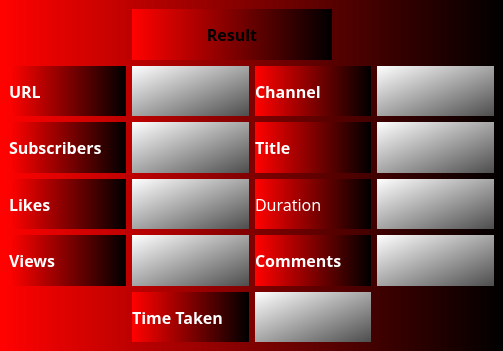
<?xml version="1.0" encoding="UTF-8"?>
<ui version="4.0">
 <class>MainWindow</class>
 <widget class="QMainWindow" name="MainWindow">
  <property name="geometry">
   <rect>
    <x>0</x>
    <y>0</y>
    <width>503</width>
    <height>351</height>
   </rect>
  </property>
  <property name="minimumSize">
   <size>
    <width>100</width>
    <height>200</height>
   </size>
  </property>
  <property name="font">
   <font>
    <family>JetBrains Mono NL SemiBold</family>
    <pointsize>12</pointsize>
    <weight>75</weight>
    <bold>true</bold>
   </font>
  </property>
  <property name="windowTitle">
   <string>TubeHarvest</string>
  </property>
  <property name="autoFillBackground">
   <bool>false</bool>
  </property>
  <property name="styleSheet">
   <string notr="true">background-color: qlineargradient(spread:pad, x1:0, y1:0, x2:1, y2:0, stop:0 rgba(255, 2, 0, 255), stop:1 rgba(0, 0, 0, 255));</string>
  </property>
  <property name="dockNestingEnabled">
   <bool>false</bool>
  </property>
  <widget class="QWidget" name="centralwidget">
   <layout class="QGridLayout" name="gridLayout">
    <item row="4" column="0">
     <widget class="QLabel" name="label_10">
      <property name="font">
       <font>
        <family>JetBrains Mono NL SemiBold</family>
        <pointsize>12</pointsize>
        <weight>75</weight>
        <bold>true</bold>
       </font>
      </property>
      <property name="styleSheet">
       <string notr="true">color: rgb(255, 255, 255);
</string>
      </property>
      <property name="text">
       <string>Views</string>
      </property>
     </widget>
    </item>
    <item row="3" column="2">
     <widget class="QLabel" name="label_12">
      <property name="font">
       <font>
        <family>JetBrains Mono NL SemiBold</family>
        <pointsize>12</pointsize>
        <weight>7</weight>
        <italic>false</italic>
        <bold>false</bold>
       </font>
      </property>
      <property name="styleSheet">
       <string notr="true">font: 63 12pt &quot;JetBrains Mono NL SemiBold&quot;;
color: rgb(255, 255, 255);</string>
      </property>
      <property name="text">
       <string>Duration</string>
      </property>
     </widget>
    </item>
    <item row="4" column="2">
     <widget class="QLabel" name="label_15">
      <property name="font">
       <font>
        <family>JetBrains Mono NL SemiBold</family>
        <pointsize>12</pointsize>
        <weight>75</weight>
        <bold>true</bold>
       </font>
      </property>
      <property name="styleSheet">
       <string notr="true">color: rgb(255, 255, 255);</string>
      </property>
      <property name="text">
       <string>Comments</string>
      </property>
     </widget>
    </item>
    <item row="2" column="2">
     <widget class="QLabel" name="label_4">
      <property name="font">
       <font>
        <family>JetBrains Mono NL SemiBold</family>
        <pointsize>12</pointsize>
        <weight>75</weight>
        <bold>true</bold>
       </font>
      </property>
      <property name="styleSheet">
       <string notr="true">color: rgb(255, 255, 255);</string>
      </property>
      <property name="text">
       <string>Title</string>
      </property>
     </widget>
    </item>
    <item row="3" column="0">
     <widget class="QLabel" name="label_14">
      <property name="font">
       <font>
        <family>JetBrains Mono NL SemiBold</family>
        <pointsize>12</pointsize>
        <weight>75</weight>
        <bold>true</bold>
       </font>
      </property>
      <property name="styleSheet">
       <string notr="true">color: rgb(255, 255, 255);</string>
      </property>
      <property name="text">
       <string>Likes</string>
      </property>
     </widget>
    </item>
    <item row="4" column="1">
     <widget class="QLabel" name="views">
      <property name="font">
       <font>
        <family>JetBrains Mono NL SemiBold</family>
        <pointsize>12</pointsize>
        <weight>75</weight>
        <bold>true</bold>
       </font>
      </property>
      <property name="styleSheet">
       <string notr="true">background-color: qlineargradient(spread:pad, x1:0, y1:0, x2:1, y2:1, stop:0 rgba(255, 255, 255, 255), stop:1 rgba(77, 77, 77, 255));</string>
      </property>
      <property name="text">
       <string/>
      </property>
     </widget>
    </item>
    <item row="3" column="3">
     <widget class="QLabel" name="duration">
      <property name="font">
       <font>
        <family>JetBrains Mono NL SemiBold</family>
        <pointsize>12</pointsize>
        <weight>75</weight>
        <bold>true</bold>
       </font>
      </property>
      <property name="styleSheet">
       <string notr="true">background-color: qlineargradient(spread:pad, x1:0, y1:0, x2:1, y2:1, stop:0 rgba(255, 255, 255, 255), stop:1 rgba(77, 77, 77, 255));</string>
      </property>
      <property name="text">
       <string/>
      </property>
     </widget>
    </item>
    <item row="0" column="1" colspan="2">
     <widget class="QLabel" name="label">
      <property name="maximumSize">
       <size>
        <width>200</width>
        <height>16777215</height>
       </size>
      </property>
      <property name="font">
       <font>
        <family>JetBrains Mono NL SemiBold</family>
        <pointsize>12</pointsize>
        <weight>75</weight>
        <bold>true</bold>
       </font>
      </property>
      <property name="styleSheet">
       <string notr="true">color: rgb(255, 255, 255);
QLineEdit{


	text-align: center;
}</string>
      </property>
      <property name="text">
       <string>&lt;html&gt;&lt;head/&gt;&lt;body&gt;&lt;p align=&quot;center&quot;&gt;Result&lt;/p&gt;&lt;/body&gt;&lt;/html&gt;</string>
      </property>
     </widget>
    </item>
    <item row="1" column="2">
     <widget class="QLabel" name="label_6">
      <property name="font">
       <font>
        <family>JetBrains Mono NL SemiBold</family>
        <pointsize>12</pointsize>
        <weight>75</weight>
        <bold>true</bold>
       </font>
      </property>
      <property name="styleSheet">
       <string notr="true">color:rgb(255, 255, 255)</string>
      </property>
      <property name="text">
       <string>Channel</string>
      </property>
     </widget>
    </item>
    <item row="2" column="1">
     <widget class="QLabel" name="subscribers">
      <property name="font">
       <font>
        <family>JetBrains Mono NL SemiBold</family>
        <pointsize>12</pointsize>
        <weight>75</weight>
        <bold>true</bold>
       </font>
      </property>
      <property name="styleSheet">
       <string notr="true">background-color: qlineargradient(spread:pad, x1:0, y1:0, x2:1, y2:1, stop:0 rgba(255, 255, 255, 255), stop:1 rgba(77, 77, 77, 255));</string>
      </property>
      <property name="text">
       <string/>
      </property>
     </widget>
    </item>
    <item row="3" column="1">
     <widget class="QLabel" name="likes">
      <property name="font">
       <font>
        <family>JetBrains Mono NL SemiBold</family>
        <pointsize>12</pointsize>
        <weight>75</weight>
        <bold>true</bold>
       </font>
      </property>
      <property name="styleSheet">
       <string notr="true">background-color: qlineargradient(spread:pad, x1:0, y1:0, x2:1, y2:1, stop:0 rgba(255, 255, 255, 255), stop:1 rgba(77, 77, 77, 255));</string>
      </property>
      <property name="text">
       <string/>
      </property>
     </widget>
    </item>
    <item row="6" column="1">
     <widget class="QLabel" name="label_17">
      <property name="font">
       <font>
        <family>JetBrains Mono NL SemiBold</family>
        <pointsize>12</pointsize>
        <weight>75</weight>
        <bold>true</bold>
       </font>
      </property>
      <property name="styleSheet">
       <string notr="true">color: rgb(255, 255, 255);</string>
      </property>
      <property name="text">
       <string>Time Taken</string>
      </property>
     </widget>
    </item>
    <item row="4" column="3">
     <widget class="QLabel" name="comments">
      <property name="font">
       <font>
        <family>JetBrains Mono NL SemiBold</family>
        <pointsize>12</pointsize>
        <weight>75</weight>
        <bold>true</bold>
       </font>
      </property>
      <property name="styleSheet">
       <string notr="true">background-color: qlineargradient(spread:pad, x1:0, y1:0, x2:1, y2:1, stop:0 rgba(255, 255, 255, 255), stop:1 rgba(77, 77, 77, 255));</string>
      </property>
      <property name="text">
       <string/>
      </property>
     </widget>
    </item>
    <item row="1" column="0">
     <widget class="QLabel" name="label_2">
      <property name="font">
       <font>
        <family>JetBrains Mono NL SemiBold</family>
        <pointsize>12</pointsize>
        <weight>75</weight>
        <bold>true</bold>
       </font>
      </property>
      <property name="styleSheet">
       <string notr="true">color: rgb(255, 255, 255)</string>
      </property>
      <property name="text">
       <string>URL</string>
      </property>
     </widget>
    </item>
    <item row="1" column="1">
     <widget class="QLabel" name="url">
      <property name="font">
       <font>
        <family>JetBrains Mono NL SemiBold</family>
        <pointsize>12</pointsize>
        <weight>75</weight>
        <bold>true</bold>
       </font>
      </property>
      <property name="styleSheet">
       <string notr="true">background-color: qlineargradient(spread:pad, x1:0, y1:0, x2:1, y2:1, stop:0 rgba(255, 255, 255, 255), stop:1 rgba(77, 77, 77, 255));</string>
      </property>
      <property name="text">
       <string/>
      </property>
     </widget>
    </item>
    <item row="2" column="0">
     <widget class="QLabel" name="label_8">
      <property name="font">
       <font>
        <family>JetBrains Mono NL SemiBold</family>
        <pointsize>12</pointsize>
        <weight>75</weight>
        <bold>true</bold>
       </font>
      </property>
      <property name="styleSheet">
       <string notr="true">color: rgb(255, 255, 255);</string>
      </property>
      <property name="text">
       <string>Subscribers</string>
      </property>
     </widget>
    </item>
    <item row="6" column="2">
     <widget class="QLabel" name="time">
      <property name="font">
       <font>
        <family>JetBrains Mono NL SemiBold</family>
        <pointsize>12</pointsize>
        <weight>75</weight>
        <bold>true</bold>
       </font>
      </property>
      <property name="styleSheet">
       <string notr="true">background-color: qlineargradient(spread:pad, x1:0, y1:0, x2:1, y2:1, stop:0 rgba(255, 255, 255, 255), stop:1 rgba(77, 77, 77, 255));</string>
      </property>
      <property name="text">
       <string/>
      </property>
     </widget>
    </item>
    <item row="1" column="3">
     <widget class="QLabel" name="channel">
      <property name="font">
       <font>
        <family>JetBrains Mono NL SemiBold</family>
        <pointsize>12</pointsize>
        <weight>75</weight>
        <bold>true</bold>
       </font>
      </property>
      <property name="styleSheet">
       <string notr="true">background-color: qlineargradient(spread:pad, x1:0, y1:0, x2:1, y2:1, stop:0 rgba(255, 255, 255, 255), stop:1 rgba(77, 77, 77, 255));</string>
      </property>
      <property name="text">
       <string/>
      </property>
     </widget>
    </item>
    <item row="2" column="3">
     <widget class="QLabel" name="title">
      <property name="font">
       <font>
        <family>JetBrains Mono NL SemiBold</family>
        <pointsize>12</pointsize>
        <weight>75</weight>
        <bold>true</bold>
       </font>
      </property>
      <property name="styleSheet">
       <string notr="true">background-color: qlineargradient(spread:pad, x1:0, y1:0, x2:1, y2:1, stop:0 rgba(255, 255, 255, 255), stop:1 rgba(77, 77, 77, 255));</string>
      </property>
      <property name="text">
       <string/>
      </property>
     </widget>
    </item>
   </layout>
  </widget>
 </widget>
 <resources/>
 <connections/>
</ui>
